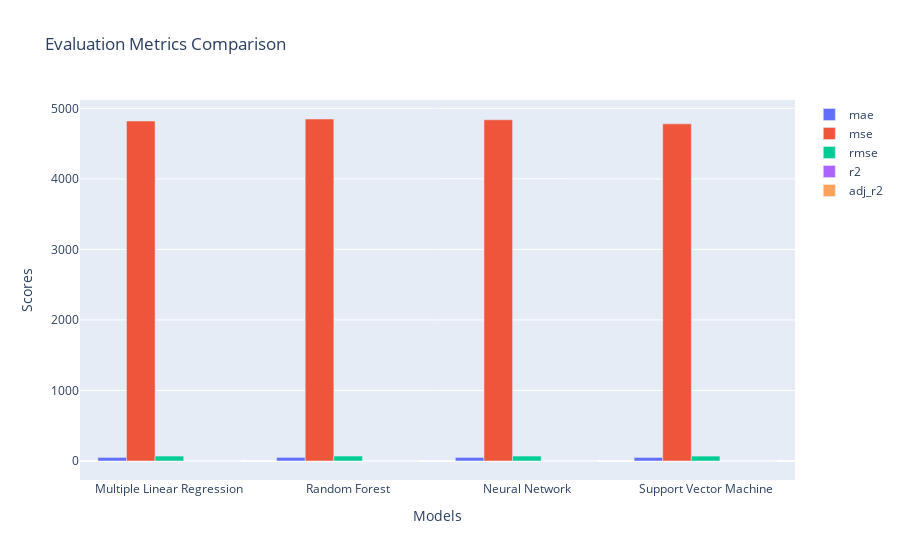

The notebook cell this image was saved under:
### Code cell
# Extracting model names and metric scores
model_names = [d['model'] for d in regression_stats_test]
metric_labels = list(regression_stats_test[0].keys())[1:]
metric_scores = {metric: [d[metric] for d in regression_stats_test] for metric in metric_labels}

# Plotting the bar chart
fig = go.Figure()

for metric in metric_labels:
    fig.add_trace(go.Bar(
        x=model_names,
        y=metric_scores[metric],
        name=metric
    ))

# Updating the layout
fig.update_layout(
    title='Evaluation Metrics Comparison',
    xaxis_title='Models',
    yaxis_title='Scores',
    barmode='group'
)

# Display the plot
fig.show()

### Figure 1 — Plotly figure (JSON) as saved in the notebook; plotly's stock layout.template omitted (floating-point values rounded to 4 significant figures)
{"data": [{"name": "mae", "type": "bar", "x": ["Multiple Linear Regression", "Random Forest", "Neural Network", "Support Vector Machine"], "y": [50.34, 50.79, 50.53, 49.95]}, {"name": "mse", "type": "bar", "x": ["Multiple Linear Regression", "Random Forest", "Neural Network", "Support Vector Machine"], "y": [4820.0, 4849.0, 4838.0, 4780.0]}, {"name": "rmse", "type": "bar", "x": ["Multiple Linear Regression", "Random Forest", "Neural Network", "Support Vector Machine"], "y": [69.43, 69.63, 69.55, 69.14]}, {"name": "r2", "type": "bar", "x": ["Multiple Linear Regression", "Random Forest", "Neural Network", "Support Vector Machine"], "y": [0.03887, 0.03322, 0.03544, 0.04689]}, {"name": "adj_r2", "type": "bar", "x": ["Multiple Linear Regression", "Random Forest", "Neural Network", "Support Vector Machine"], "y": [-0.3546, -0.3625, -0.3594, -0.3433]}], "layout": {"barmode": "group", "title": {"text": "Evaluation Metrics Comparison"}, "xaxis": {"title": {"text": "Models"}}, "yaxis": {"title": {"text": "Scores"}}}}
